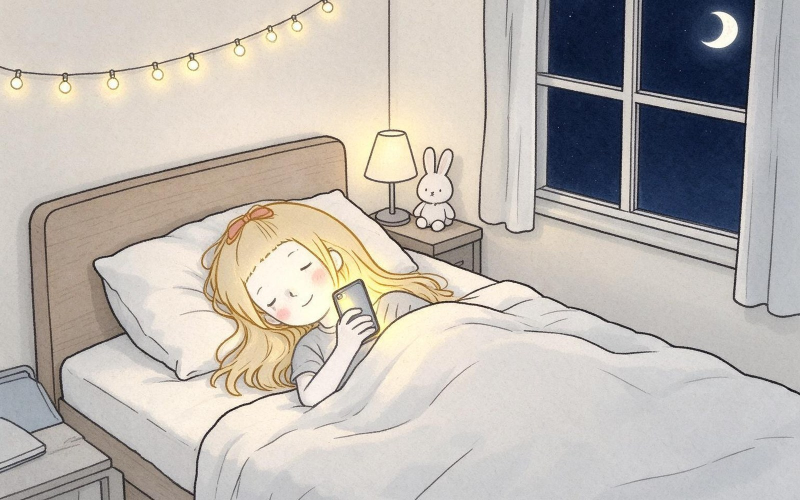
#> input picture game/backgrounds-painted/sleep-girl-curtained.jpg, 1600 x 1000 px (shown at 1/2 size); its folder holds 6 pictures in this run
$ python mesh_curtain.py
#> lines starting #> are read from the running program, lines starting #| are printed output that depends on the picture
"""把窗帘布切成竖片，按拖动量压缩，模拟布料收拢。"""

from __future__ import annotations

import pathlib

import numpy as np
from PIL import Image, ImageEnhance, ImageFilter

ROOT = pathlib.Path(__file__).resolve().parent.parent
BG = ROOT / "game" / "backgrounds-painted"
OUT = ROOT / "tmp" / "art" / "shots"
W, H = 1600, 1000

# 窗口区域（原图坐标系）
WIN = {"girl": (0.685, 0.0, 0.985, 0.555)}


def fold_edges(fabric: Image.Image, n: int = 8) -> list[int]:
    """按竖向亮度变化找褶皱边界。"""
    a = np.asarray(fabric.convert("L"), dtype=np.float32)
    prof = a.mean(axis=0)
    grad = np.abs(np.gradient(prof))
    # 在 8 等分附近找梯度峰
    edges = [0]
    step = fabric.width / n
    for i in range(1, n):
        lo = int(step * i - step * 0.45)
        hi = int(step * i + step * 0.45)
        idx = lo + int(np.argmax(grad[lo:hi]))
        edges.append(idx)
    edges.append(fabric.width)
    return edges


def render(who: str, pull: float, base_name: str, closed_name: str, out_name: str) -> Image.Image:
#> called with who = 'girl', pull = 0.25, base_name = 'sleep-girl-curtained.jpg', closed_name = 'sleep-girl-closed.jpg', out_name = 'mesh-25.png'
    base = Image.open(BG / base_name).convert("RGB")
#> base is the input picture: PIL image 1600x1000 RGB; mean R, G, B 189.4, 183.3, 177
    closed = Image.open(BG / closed_name).convert("RGB").resize((W, H), Image.LANCZOS)
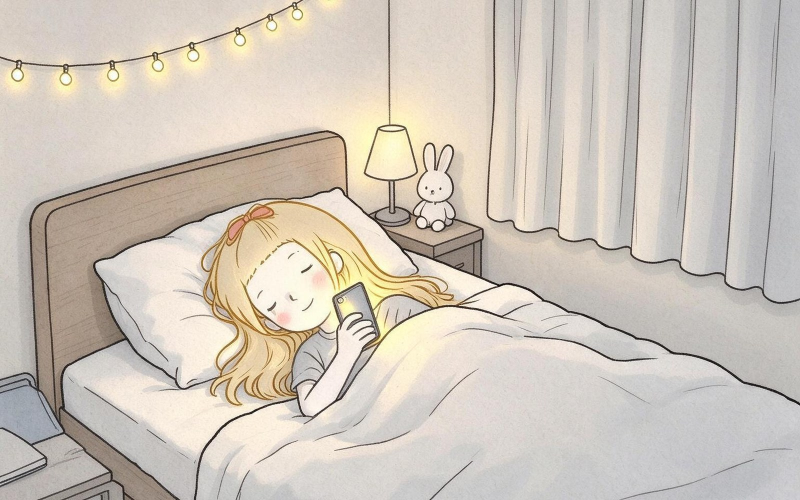
#> input picture game/backgrounds-painted/sleep-girl-closed.jpg, 1600 x 1000 px (shown at 1/2 size)
#> closed is the input picture: PIL image 1600x1000 RGB; mean R, G, B 207, 198.3, 187.3
    l, t, r, b = WIN[who]
    x0, x1 = int(W * l), int(W * r)
    y0, y1 = int(H * t), int(H * b)
    win_w, win_h = x1 - x0, y1 - y0

    fabric = closed.crop((x0, y0, x1, y1))
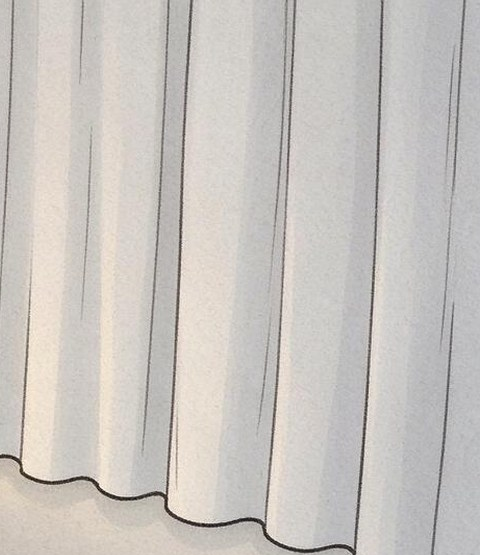
#> fabric: PIL image 480x555 RGB; mean R, G, B 200.8, 196.6, 192.1
    edges = fold_edges(fabric, 8)
#> in fold_edges, `prof = a.mean(axis=0)`: prof = 480 values, max 218.2 at index 106, min 171 at index 167, mean 197.3
#> in fold_edges, `grad = np.abs(np.gradient(prof))`: grad = 480 values, max 7.05 at index 382, min 0.0018 at index 197, mean 0.764
#> the loop in fold_edges, `for i in range(1, n):` made 7 passes
#> idx on passes 1 to 7: 80, 100, 168, 264, 295, 382, 432
#> after the loop in fold_edges, `for i in range(1, n):`: edges = [0, 80, 100, 168, 264, 295, 382, 432]
#> edges = [0, 80, 100, 168, 264, 295, 382, 432, 480]

    canvas = base.copy()
    target_w = max(6, int(win_w * pull))
    # 每片按"越靠近右侧压缩越少"的曲线分配宽度
    n = len(edges) - 1
#> n = 8
    weights = []
    for i in range(n):
        # 右侧的片压缩少一点，模拟布在拉动端堆叠
        k = 1 - 0.55 * (i / max(1, n - 1))
        weights.append((edges[i + 1] - edges[i]) * (pull ** k))
#> this loop made 8 passes
#> k on passes 1 to 8: 1, 0.921, 0.843, 0.764, 0.686, 0.607, 0.529, 0.45
#> after the loop, weights = [20, 5.58, 21.14, 33.28, 11.98, 37.5, 24.03, 25.72]
    scale = target_w / sum(weights)
#> scale = 0.67

    pos = 0
    brightness = 0.88 + 0.12 * pull
    for i in range(n):
        sw = max(1, int(round(weights[i] * scale)))
        piece = fabric.crop((edges[i], 0, edges[i + 1], win_h))
        piece = piece.resize((sw, win_h), Image.LANCZOS)
        piece = ImageEnhance.Brightness(piece).enhance(brightness)
        # 片与片之间加一道暗影，增强褶皱分隔
        arr = np.asarray(piece, dtype=np.float32)
        shade = np.ones(sw, dtype=np.float32)
        edge_px = min(3, max(1, sw // 8))
        shade[:edge_px] *= 0.92
        shade[-edge_px:] *= 0.92
        arr *= shade[None, :, None]
        piece = Image.fromarray(np.clip(arr, 0, 255).astype(np.uint8), "RGB")
        canvas.paste(piece, (x0 + win_w - target_w + pos, y0))
        pos += sw
#> this loop made 8 passes
#> (sw, edge_px, pos) on passes 1 to 8: (13, 1, 13), (4, 1, 17), (14, 1, 31), (22, 2, 53), (8, 1, 61), (25, 3, 86), (16, 2, 102), (17, 2, 119)
#> pass 1, in render, `piece = fabric.crop((edges[i], 0, edges[i + 1], win_h))`:
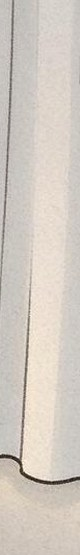
#> piece: PIL image 80x555 RGB; mean R, G, B 210.3, 202.4, 193.7
#> pass 2, in render, `piece = fabric.crop((edges[i], 0, edges[i + 1], win_h))`:
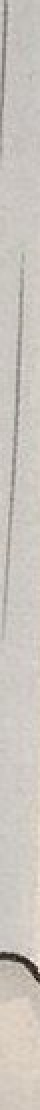
#> piece: PIL image 20x555 RGB (shown 2 times larger); mean R, G, B 202.1, 196.6, 190.1
#> pass 3, in render, `piece = fabric.crop((edges[i], 0, edges[i + 1], win_h))`:
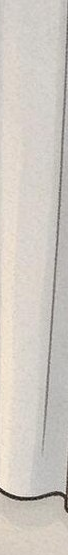
#> piece: PIL image 68x555 RGB; mean R, G, B 207.2, 201.2, 194.1
#> after the loop:
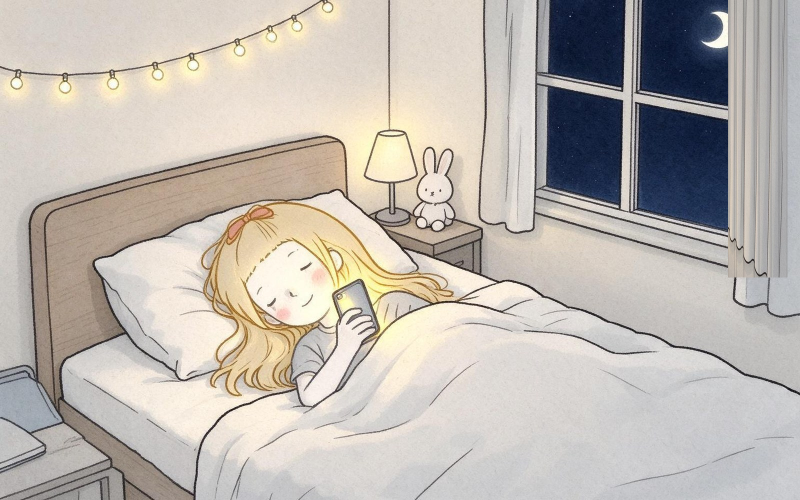
#> canvas: PIL image 1600x1000 RGB (shown at 1/2 size); mean R, G, B 190.6, 184.2, 177.4
#> after the loop:
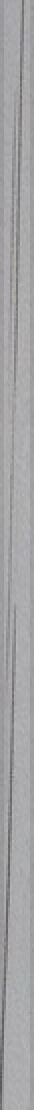
#> piece: PIL image 17x555 RGB (shown 2 times larger); mean R, G, B 163.6, 163.4, 164.9
#> after the loop, pos = 119

    canvas.save(OUT / out_name)
    return canvas


if __name__ == "__main__":
    for p in (0.25, 0.5, 0.75, 1.0):
        render("girl", p, "sleep-girl-curtained.jpg", "sleep-girl-closed.jpg", f"mesh-{int(p*100)}.png")
    print("rendered")
